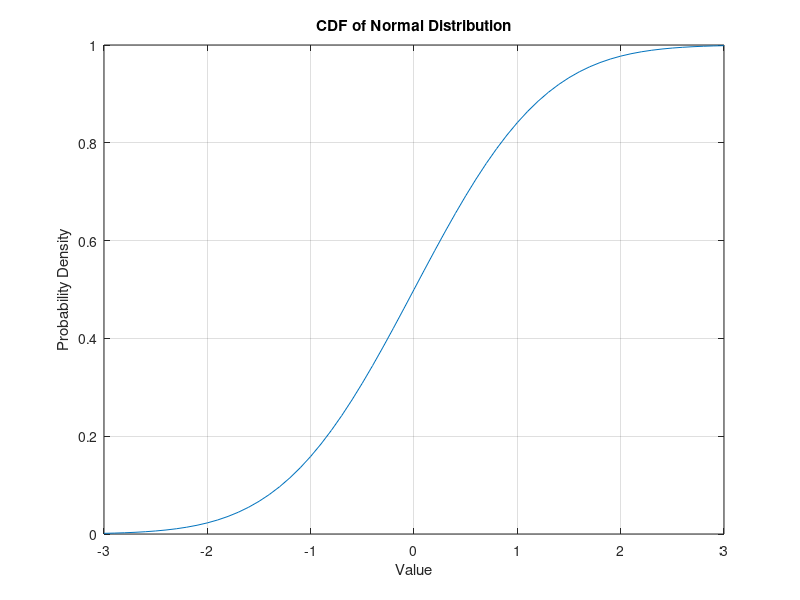

This figure's MATLAB source:
%Cumulative Distribution Function (CDF)
%parameters for normal distribution

mu = 0;%mean
sigma=1; %standard deviation

%generate CDF
x = -3*sigma:0.1:3*sigma;
y=normcdf(x,mu,sigma);

%plot
figure;
plot(x,y);
title('CDF of Normal Distribution');
xlabel('Value');
ylabel('Probability Density')
grid on;
